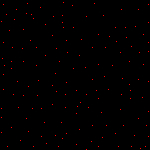
#> input picture adipocyte_data/annotations/test.jpeg, 150 x 150 px
$ jupyter execute Read_from_pixels.ipynb
#> lines starting #> are read from the running program, lines starting #| are printed output that depends on the picture; after the words box and inside, x2 and y2 are one past the last pixel; in counts of white or black regions, pixels touching at a corner belong together
[cell 1]
from PIL import Image
import cv2
import numpy as np

[cell 2]
img = "adipocyte_data/annotations/test.jpeg"

[cell 3]
image = cv2.imread(img)
#> image is the input picture: shape (150, 150, 3); mean B, G, R 0.1, 0, 1.6
lower_red = np.array([0,0,220])  # BGR-code of your lowest red
upper_red = np.array([10,10,255])   # BGR-code of your highest red
mask = cv2.inRange(image, lower_red, upper_red)
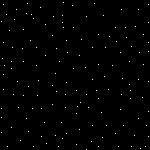
#> mask: shape (150, 150); 0.63% white in thin lines or dots
#get all non zero values
coord=cv2.findNonZero(mask)
#> coord = contour of 142 points, box (x1, y1, x2, y2) (1, 2, 149, 150), area 360

[cell 4]
height, width, channels = image.shape
#> height = 150; width = 150; channels = 3
print(height, width)
#| 150 150

[cell 5]
location_list = coord.tolist()
#> location_list = 142 items

[cell 6]
list_l = []
for i in range(len(location_list)):
    l = location_list[i][0]
    list_l.append(l)
#> this loop made 142 passes
#> l on passes 1 to 12: [63, 2], [27, 3], [94, 3], [3, 4], [148, 4], [72, 5], [40, 7], [16, 9], [121, 9], [138, 9], [26, 13], [6, 14]
#> after the loop, list_l = 142 pairs, first value 1 to 148, second value 2 to 149
print(list_l)
#> (printed output is left out)

[cell 7]
img = np.zeros((height, width, 3), np.uint8)

red = [0,0,255]
lists = [[50,50], [25,23]]
for i in range(len(list_l)):
    s, i = list_l[i]

    img[s, i] = red
#> this loop made 142 passes

cv2.imshow('img', img)
cv2.waitKey(0)


$ run again, with adipocyte_data/annotations/10200-10200_GTEX-X3Y1_Adipose-Subcutaneous.jpeg copied over adipocyte_data/annotations/test.jpeg
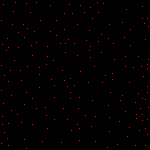
#> input picture adipocyte_data/annotations/10200-10200_GTEX-X3Y1_Adipose-Subcutaneous.jpeg, 150 x 150 px
#> image is the input picture: shape (150, 150, 3); mean B, G, R 0.1, 0, 2.1
#> `mask = cv2.inRange(image, lower_red, upper_red)`:
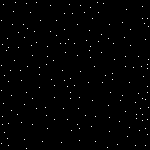
#> mask: shape (150, 150); 0.79% white in thin lines or dots
#> coord = contour of 178 points, box (x1, y1, x2, y2) (1, 2, 149, 149), area 8102
#| 150 150
#> location_list = 178 items
#> the loop `for i in range(len(location_list)):` made 178 passes
#> l on passes 1 to 3: [15, 2], [36, 2], [97, 2]
#> after the loop `for i in range(len(location_list)):`: list_l = 178 pairs, first value 1 to 148, second value 2 to 148
#> (printed output is left out)
#> the loop `for i in range(len(list_l)):` made 178 passes

$ run again, with adipocyte_data/annotations/10200-13600_GTEX-1339X_Adipose-Subcutaneous.jpeg copied over adipocyte_data/annotations/test.jpeg
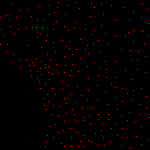
#> input picture adipocyte_data/annotations/10200-13600_GTEX-1339X_Adipose-Subcutaneous.jpeg, 150 x 150 px
#> image is the input picture: shape (150, 150, 3); mean B, G, R 0.1, 0, 2.8
#> `mask = cv2.inRange(image, lower_red, upper_red)`:
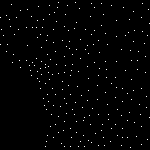
#> mask: shape (150, 150); 1.1% white in thin lines or dots
#> coord = contour of 242 points, box (x1, y1, x2, y2) (0, 2, 150, 148), area 1466
#| 150 150
#> location_list = 242 items
#> the loop `for i in range(len(location_list)):` made 242 passes
#> l on passes 1 to 3: [58, 2], [75, 2], [91, 3]
#> after the loop `for i in range(len(location_list)):`: list_l = 242 pairs, first value 0 to 149, second value 2 to 147
#> (printed output is left out)
#> the loop `for i in range(len(list_l)):` made 242 passes
